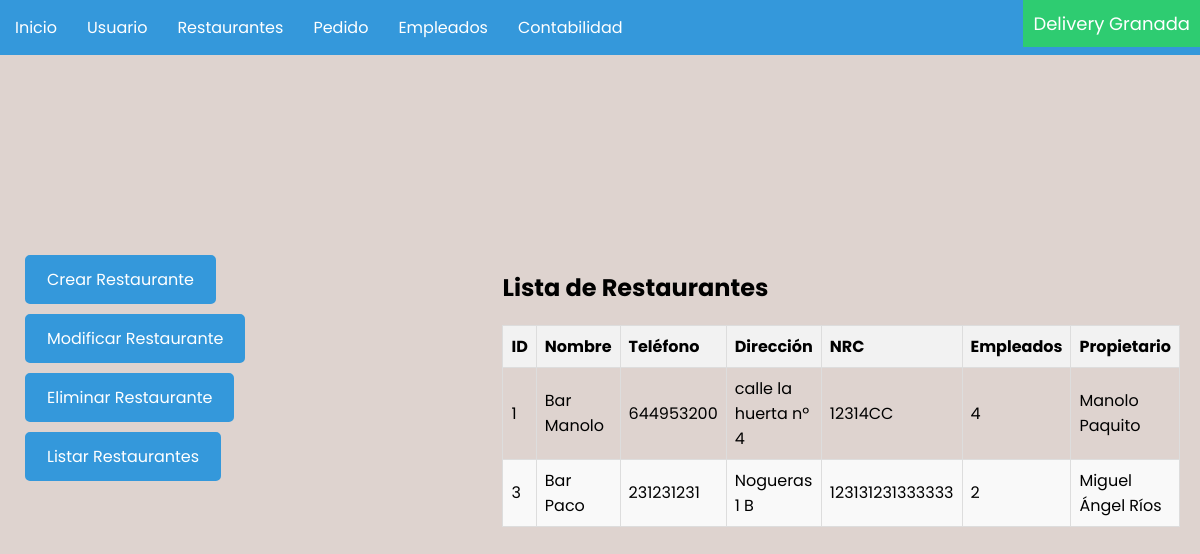
Before: /restaurantes/ with the older database file.
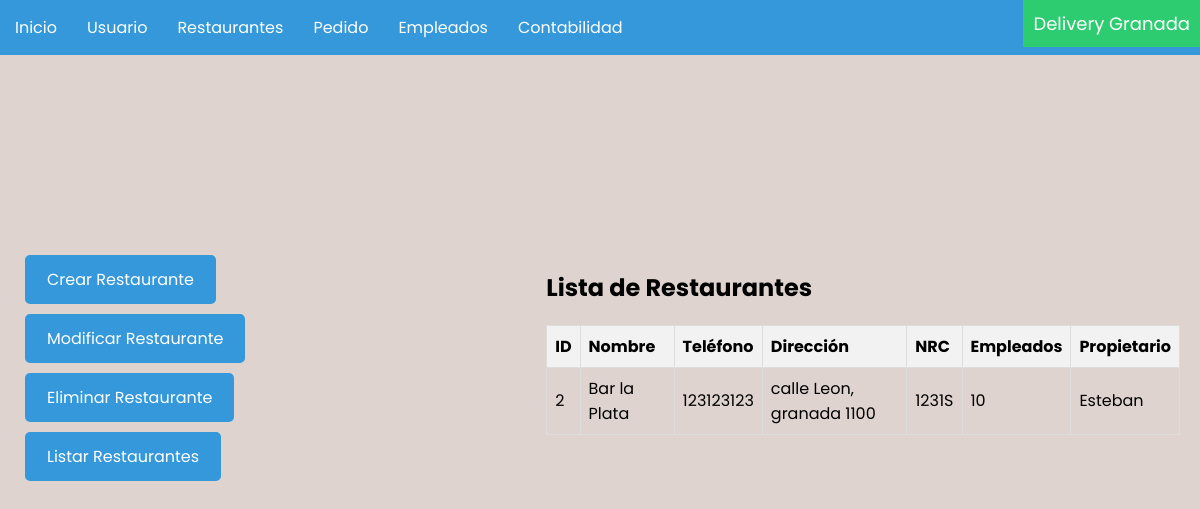
After: the same page with the newer database file.
### delivery/models.py (models this page shows, shortened)
class Cliente(models.Model):
    Nombre = models.CharField(max_length=255)
    Telefono = models.CharField(max_length=9)
    Direccion = models.CharField(max_length=255)

class Restaurante(Cliente):
    NRC = models.CharField(max_length=15, unique=True)
    Empleados = models.IntegerField()
    Propietario = models.CharField(max_length=40)

class Cliente(models.Model):
    Nombre = models.CharField(max_length=255)
    Telefono = models.CharField(max_length=9)
    Direccion = models.CharField(max_length=255)

### delivery/views.py (the view)
# urls.py: path('restaurantes/', views.restaurante, name='restaurantes'),
def restaurante(request):
    restaurantes = Restaurante.objects.all()
    return render(request, 'restaurantes/restaurantes.html', {'restaurantes': restaurantes})

### delivery/templates/restaurantes/restaurantes.html (shortened to what this page needs)
{% load static %}
<!DOCTYPE html>
<html lang="es">
<head>
    <link rel="stylesheet" type="text/css" href="{% static 'css/body.css' %}">
    <link rel="stylesheet" type="text/css" href="{% static 'css/navbar.css' %}">
    <link rel="stylesheet" type="text/css" href="{% static 'css/barra_izquierda.css' %}">
    <link rel="stylesheet" type="text/css" href="{% static 'css/listar_tabla.css' %}">
</head>
<body>
    <nav class="nav">
        <ul class="list">
            <li class="list_item list_item--click">
                <div class="list_button">
                    <a href="{% url 'home' %}" class="nav_link">Inicio</a>
                </div>
            </li>
            <li class="list_item list_item--click">
                <div class="list_button">
                    <a href="{% url 'usuarios' %}" class="nav_link">Usuario</a>
                </div>
            </li>
            <li class="list_item list_item--click">
                <div class="list_button">
                    <a href="{% url 'restaurantes' %}" class="nav_link">Restaurantes</a>
                </div>
            </li>
            <li class="list_item list_item--click">
                <div class="list_button">
                    <a href="{% url 'pedidos' %}" class="nav_link">Pedido</a>
            </div>
            <li class="list_item list_item--click">
                <div class="list_button">
                    <a href="{% url 'empleados' %}" class="nav_link">Empleados</a>
            </div>
            <li class="list_item list_item--click">
                <div class="list_button">
                    <a href="{% url 'contabilidad' %}" class="nav_link">Contabilidad</a>
            </div>
            <li class="list_item list_item--app-name">
                <div class="list_button list_button--app-name">
                    <p class="app_name">Delivery Granada</p>
                </div>
            </li>
        </ul>
    </nav>
    <div class="content">
        <div class="input">
            <a href="{% url 'crear_restaurantes' %}" class="additional-button">Crear Restaurante</a>
            <a href="{% url 'modificar_restaurantes' %}" class="additional-button">Modificar Restaurante</a>
            <a href="{% url 'eliminar_restaurantes' %}" class="additional-button">Eliminar Restaurante</a>
            <a href="{% url 'restaurantes' %}" class="additional-button">Listar Restaurantes</a>
        </div>
        <div>
            <h2>Lista de Restaurantes</h2>
            <table class="table">
                <thead>
                    <th>ID</th>
                    <th>Nombre</th>
                    <th>Teléfono</th>
                    <th>Dirección</th>
                    <th>NRC</th>
                    <th>Empleados</th>
                    <th>Propietario</th>
                </thead>
                <tbody>
                    {% for restaurante in restaurantes %}
                    <tr>
                        <td>{{ restaurante.id }}</td>
                        <td>{{ restaurante.Nombre }}</td>
                        <td>{{ restaurante.Telefono }}</td>
                        <td>{{ restaurante.Direccion }}</td>
                        <td>{{ restaurante.NRC }}</td>
                        <td>{{ restaurante.Empleados }}</td>
                        <td>{{ restaurante.Propietario }}</td>
                    </tr>
                    {% endfor %}
                </tbody>
            </table>
        </div>
</body>
</html>

Changed rows visible on the page:
removed Restaurante: id "1", Nombre "Bar Manolo", Telefono "644953200", Direccion "calle la huerta nº 4", NRC "12314CC", Empleados "4", Propietario "Manolo Paquito"
removed Restaurante: id "3", Nombre "Bar Paco", Telefono "231231231", Direccion "Nogueras 1 B", NRC "123131231333333", Empleados "2", Propietario "Miguel Ángel Ríos"
added Restaurante: id "2", Nombre "Bar la Plata", Telefono "123123123", Direccion "calle Leon, granada 1100", NRC "1231S", Empleados "10", Propietario "Esteban"
